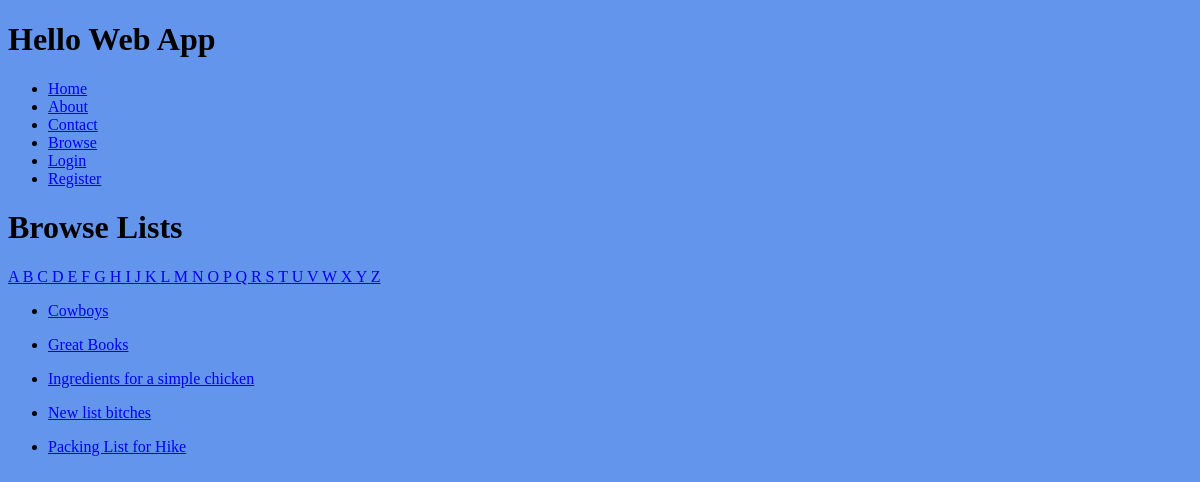
Page /browse/name/ on the earlier database version.
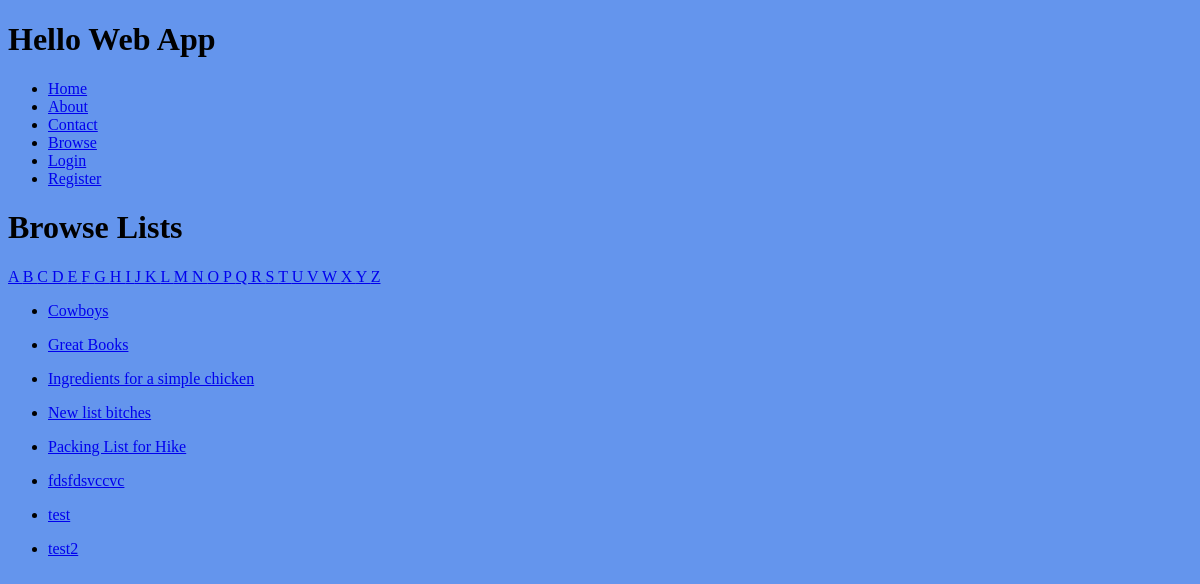
Same page on the later database version.
### collection/models.py (models this page shows)
class List(models.Model):
    name = models.CharField(max_length=255)
    description = models.TextField()
    slug = models.SlugField(unique=True)
    user = models.ForeignKey(User, on_delete=models.CASCADE,
        blank=True, null=True)

### collection/views.py (the view)
# urls.py: path('browse/name/',views.browse_by_name, name='browse'),
def browse_by_name(request, initial=None):
    if initial:
        lists = List.objects.filter(name__istartswith=initial)
        lists = lists.order_by('name')
    else:
        lists = List.objects.all().order_by('name')
    return render(request, 'search/search.html', {
        'lists': lists,
        'initial': initial,
    })

### collection/templates/search/search.html (shortened to what this page needs)
{% extends 'base.html' %}
{% block content %}
    <h1>
        Browse Lists
    </h1>
    {% for letter in 'abcdefghijklmnopqrstuvwxyz' %}
    <a href="{% url 'browse_by_name' initial=letter %}"
    {% if initial == letter %}class="active"{% endif %}>
        {{ letter|upper }}
    </a>
    {% endfor %}
    {% for list in lists %}
    <ul>
        <li>
            <a href="{% url 'list_detail' slug=list.slug %}">
                {{ list.name }}
            </a>
        </li>
    </ul>
    {% empty %}
    <p>Sorry, no results!</p>
    {% endfor %}
{% endblock content %}

Differences in the rows shown:
added List: name "fdsfdsvccvc"
added List: name "test"
added List: name "test2"
